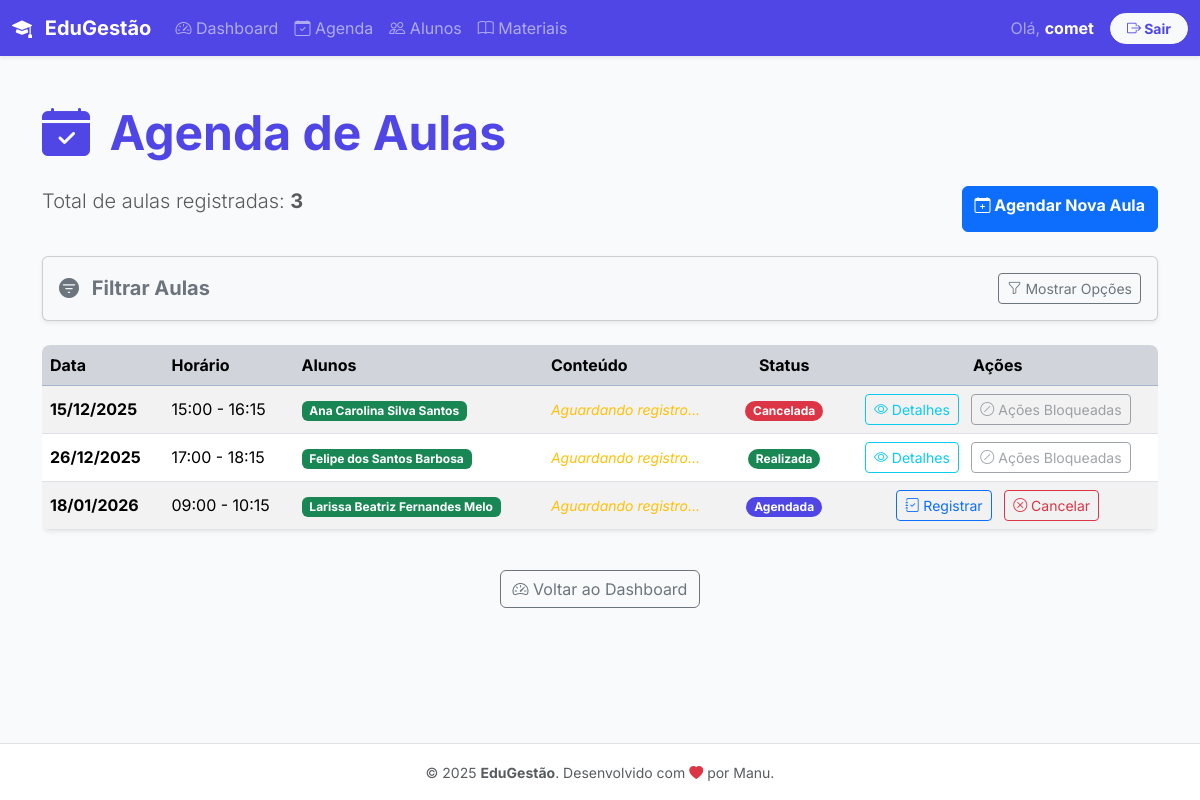
The page /aulas/ (signed in) on the database its author committed.
### aulas/models.py (models this page shows, shortened)
class Aula(models.Model):
    ID_Aula = models.AutoField(primary_key=True)
    Data = models.DateField()
    HoraInicio = models.TimeField()
    HoraFim = models.TimeField()
    Conteudo = models.TextField(blank=True)
    STATUS_CHOICES = [
        ('AGENDADA', 'Agendada'),
        ('REALIZADA', 'Realizada'),
        ('CANCELADA', 'Cancelada'),
    ]
    Status = models.CharField(
        max_length=10,
        choices=STATUS_CHOICES,
        default='AGENDADA',
    )
    alunos_participantes = models.ManyToManyField(
        Aluno,
        related_name='aulas_participadas'
    )
    materiais_usados = models.ManyToManyField(
        Material,
        related_name='aulas_que_usam',
        blank=True
    )

### alunos/models.py (models this page shows)
class Aluno(models.Model):
    ID_Aluno = models.AutoField(primary_key=True)
    professor = models.ForeignKey(User, on_delete=models.CASCADE, related_name='alunos', null=True)
    Nome = models.CharField(max_length=100)
    DataNascimento = models.DateField()
    NivelEscolar = models.CharField(
        max_length=50,
        choices=NIVEL_ESCOLAR_CHOICES,
        default='OUTRO',
        blank=False,
        null=False,
        db_index=True)
    ObservacoesProgresso = models.TextField(blank=True)
    ativo = models.BooleanField(default=True)
    responsavel = models.ForeignKey(
        Responsavel,
        on_delete=models.SET_NULL,
        null=True,
        blank=True,
        related_name='alunos_associados'
    )
    def __str__(self):
        return self.Nome

### aulas/views.py (the view)
# urls.py: path('', AulaListView.as_view(), name='lista_aulas'),
class AulaListView(LoginRequiredMixin, ListView):
    model = Aula
    context_object_name = 'aulas'
    template_name = 'aulas/aula_lista.html'
    def get_queryset(self):
        meus_alunos = self.request.user.alunos.all()
        queryset = Aula.objects.filter(alunos_participantes__in=meus_alunos).distinct().order_by('Data', 'HoraInicio')
        form = AulaFilterForm(self.request.GET, professor=self.request.user)
        if form.is_valid():
            aluno = form.cleaned_data.get('aluno')
            status = form.cleaned_data.get('status')
            data_inicio = form.cleaned_data.get('data_inicio')
            data_fim = form.cleaned_data.get('data_fim')
            if aluno:
                queryset = queryset.filter(alunos_participantes=aluno)
            if status:
                queryset = queryset.filter(Status=status)
            if data_inicio:
                queryset = queryset.filter(Data__gte=data_inicio) # Data maior ou igual
            if data_fim:
                queryset = queryset.filter(Data__lte=data_fim) # Data menor ou igual
        return queryset
    def get_context_data(self, **kwargs):
        context = super().get_context_data(**kwargs)
        context['form_filtro'] = AulaFilterForm(self.request.GET, professor=self.request.user)
        return context

### aulas/templates/aulas/aula_lista.html (shortened to what this page needs)
{% extends 'base.html' %}
{% load static %}
{% block content %}
<div class="container my-5">
    <h1 class="display-5 fw-bold text-primary mb-4">
        <i class="bi bi-calendar-check-fill me-2"></i> Agenda de Aulas
    </h1>
    <div class="d-flex justify-content-between mb-4">
        <p class="lead text-muted">Total de aulas registradas: <span class="fw-bold">{{ aulas.count }}</span></p>
        <a href="{% url 'aulas:agendar_aula' %}" class="btn btn-primary fw-bold">
            <i class="bi bi-calendar-plus"></i> Agendar Nova Aula
        </a>
    </div>
    <div class="card p-3 mb-4 shadow-sm bg-light">
        <div class="d-flex justify-content-between align-items-center">
            <h5 class="card-title fw-bold mb-0 text-secondary">
                <i class="bi bi-filter-circle-fill me-2"></i> Filtrar Aulas
            </h5>
            <button class="btn btn-sm btn-outline-secondary" type="button" data-bs-toggle="collapse" data-bs-target="#collapseFiltros" aria-expanded="false" aria-controls="collapseFiltros">
                <i class="bi bi-funnel"></i> Mostrar Opções
            </button>
        </div>
    </div>
    {% if aulas %}
        <div class="table-responsive">
            <table class="table table-striped table-hover align-middle shadow-sm rounded-3 overflow-hidden">
                <thead class="table-primary text-white">
                    <tr>
                        <th scope="col">Data</th>
                        <th scope="col">Horário</th>
                        <th scope="col">Alunos</th>
                        <th scope="col">Conteúdo</th>
                        <th scope="col" class="text-center">Status</th>
                        <th scope="col" class="text-center">Ações</th>
                    </tr>
                </thead>
                <tbody>
                    {% for aula in aulas %}
                    <tr>
                        <td class="fw-bold">{{ aula.Data|date:"d/m/Y" }}</td>
                        <td>{{ aula.HoraInicio|time:"H:i" }} - {{ aula.HoraFim|time:"H:i" }}</td>
                        <td>
                            {% for aluno in aula.alunos_participantes.all %}
                                <span class="badge text-bg-success me-1">{{ aluno.Nome }}</span>
                            {% empty %}
                                <span class="text-danger small">Nenhum aluno</span>
                            {% endfor %}
                        </td>
                        <td>
                            {% if aula.Conteudo %}
                                <span class="text-muted small">{{ aula.Conteudo|truncatechars:50 }}</span>
                            {% else %}
                                <span class="text-warning small fst-italic">Aguardando registro...</span>
                            {% endif %}
                        </td>
                        <td class="text-center">
                            {% if aula.Status == 'AGENDADA' %}
                                <span class="badge bg-primary rounded-pill">Agendada</span>
                            {% elif aula.Status == 'REALIZADA' %}
                                <span class="badge bg-success rounded-pill">Realizada</span>
                            {% elif aula.Status == 'CANCELADA' %}
                                <span class="badge bg-danger rounded-pill">Cancelada</span>
                            {% else %}
                                <span class="badge bg-secondary rounded-pill">{{ aula.Status }}</span>
                            {% endif %}
                        </td>
                        <td class="text-center text-nowrap">
                            {% if aula.Status == 'AGENDADA' %}
                                <a href="{% url 'aulas:registrar_aula' pk=aula.pk %}"
                                class="btn btn-sm btn-outline-primary me-2"
                                title="Registrar Conteúdo e Presença">
                                    <i class="bi bi-journal-check"></i> Registrar
                                </a>
                                <a href="{% url 'aulas:cancelar_aula' pk=aula.pk %}"
                                class="btn btn-sm btn-outline-danger"
                                title="Cancelar Aula"
                                onclick="return confirm('Tem certeza que deseja cancelar esta aula? Esta ação não pode ser desfeita.');">
                                    <i class="bi bi-x-circle"></i> Cancelar
                                </a>
                            {% else %}
                                <a href="{% url 'aulas:registrar_aula' pk=aula.pk %}" class="btn btn-sm btn-outline-info me-2">
                                    <i class="bi bi-eye"></i> Detalhes
                                </a>
                                <button type="button" class="btn btn-sm btn-outline-secondary disabled">
                                    <i class="bi bi-slash-circle"></i> Ações Bloqueadas
                                </button>
                            {% endif %}
                        </td>
                    </tr>
                    {% endfor %}
                </tbody>
            </table>
        </div>
    {% else %}
        <div class="alert alert-info text-center mt-5 shadow-sm" role="alert">
            <i class="bi bi-info-circle-fill me-2"></i>
            Você ainda não tem aulas agendadas.
            <a href="{% url 'aulas:agendar_aula' %}" class="alert-link fw-bold">Clique aqui para agendar sua primeira aula!</a>
        </div>
    {% endif %}
    <div class="mt-4 text-center">
        <a href="{% url 'principal:dashboard' %}" class="btn btn-outline-secondary">
            <i class="bi bi-speedometer2"></i> Voltar ao Dashboard
        </a>
    </div>
</div>
{% endblock %}

### templates/base.html (shortened to what this page needs)
{% load static %}
<!doctype html>
<html lang="pt-br">
<head>
    <link href="https://cdn.jsdelivr.net/npm/bootstrap@5.3.3/dist/css/bootstrap.min.css" rel="stylesheet"
>
    <link rel="stylesheet" href="https://cdn.jsdelivr.net/npm/bootstrap-icons@1.11.3/font/bootstrap-icons.min.css">
</head>
<body class="d-flex flex-column min-vh-100">
    <nav class="navbar navbar-expand-lg navbar-dark bg-primary shadow-sm sticky-top">
        <div class="container-fluid">
            <a class="navbar-brand fw-bold" href="{% url 'principal:home' %}">
                <i class="bi bi-mortarboard-fill me-2"></i> EduGestão
            </a>
            <div class="collapse navbar-collapse" id="navbarNav">
                <ul class="navbar-nav me-auto mb-2 mb-lg-0">
                    {% if user.is_authenticated %}
                    <li class="nav-item">
                        <a class="nav-link" href="{% url 'principal:dashboard' %}">
                            <i class="bi bi-speedometer2"></i> Dashboard
                        </a>
                    </li>
                    <li class="nav-item">
                        <a class="nav-link" href="{% url 'aulas:lista_aulas' %}">
                            <i class="bi bi-calendar-check"></i> Agenda
                        </a>
                    </li>
                    <li class="nav-item">
                        <a class="nav-link" href="{% url 'alunos:lista_alunos' %}">
                            <i class="bi bi-people"></i> Alunos
                        </a>
                    </li>
                    <li class="nav-item">
                        <a class="nav-link" href="{% url 'materiais:lista_materiais' %}">
                            <i class="bi bi-book"></i> Materiais
                        </a>
                    </li>
                    {% endif %}
                </ul>
               <ul class="navbar-nav">
                    {% if user.is_authenticated %}
                        <li class="nav-item d-flex align-items-center me-3">
                            <span class="nav-link text-white-50 p-0">
                                Olá, <strong class="fw-bold text-white">
                                {{ user.username }}
                                </strong>
                            </span>
                        </li>
                        <li class="nav-item">
                            <form action="{% url 'logout' %}" method="post" class="d-inline">
                                <button type="submit"
                                        class="btn btn-sm btn-light text-primary fw-bold px-3 rounded-pill">
                                    <i class="bi bi-box-arrow-right"></i> Sair
                                </button>
                            </form>
                        </li>
                        {% endif %}
                </ul>
            </div>
        </div>
    </nav>
    <main class="flex-shrink-0">
        {% block content %}{% endblock %}
    </main>
    <footer class="footer mt-auto py-3 bg-white border-top shadow-sm">
        <div class="container text-center">
            <span class="text-muted small">
                © {% now "Y" %} <strong>EduGestão</strong>. Desenvolvido com <i class="bi bi-heart-fill text-danger"></i> por Manu.
            </span>
        </div>
    </footer>
</body>
</html>

### templates/base.html (style rules this page uses)
:root { --bs-primary: #4f46e5; --bs-success: #198754; --bs-info: #0d6efd; --bs-light: #f9fafb; }
body { font-family: 'Inter', sans-serif; background-color: var(--bs-light); min-height: 100vh; display: flex; flex-direction: column; }
main { flex-grow: 1; }
.text-primary { color: var(--bs-primary) !important; }
.bg-primary { background-color: var(--bs-primary) !important; }
.table-primary { --bs-table-bg: #d1d5db; }

### rows shown on the page
Aula: Data "15/12/2025", HoraInicio "15:00", HoraFim "16:15", Conteudo "Aguardando registro...", Status "Cancelada"
Aluno: Nome "Ana Carolina Silva Santos"
Aula: Data "26/12/2025", HoraInicio "17:00", HoraFim "18:15", Conteudo "Aguardando registro...", Status "Realizada"
Aluno: Nome "Felipe dos Santos Barbosa"
Aula: Data "18/01/2026", HoraInicio "09:00", HoraFim "10:15", Conteudo "Aguardando registro...", Status "Agendada"
Aluno: Nome "Larissa Beatriz Fernandes Melo"

### other values the page prints
{{ user.username }} "comet"
{{ aulas.count }} "3"
